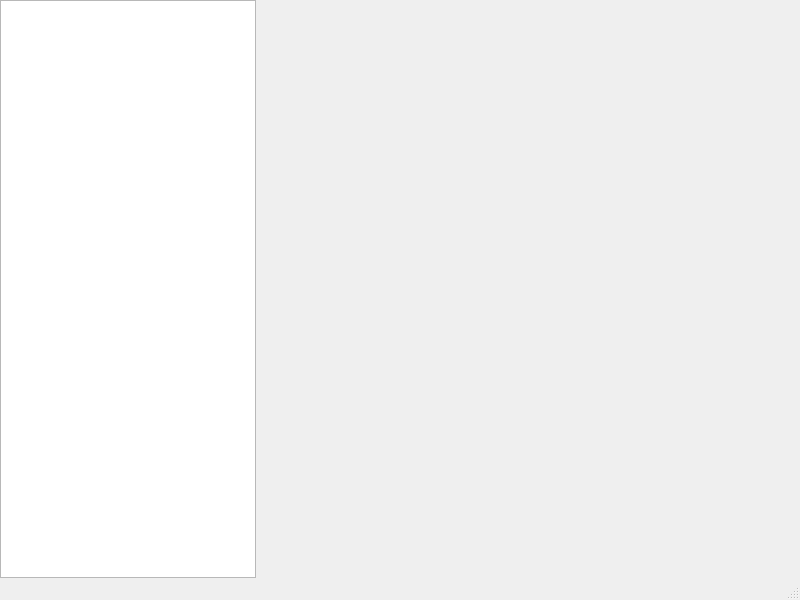
<?xml version="1.0" encoding="UTF-8"?>
<ui version="4.0">
 <class>MainWindow</class>
 <widget class="QMainWindow" name="MainWindow">
  <property name="geometry">
   <rect>
    <x>0</x>
    <y>0</y>
    <width>800</width>
    <height>600</height>
   </rect>
  </property>
  <property name="windowTitle">
   <string>QuakeSee</string>
  </property>
  <widget class="QWidget" name="centralwidget">
   <layout class="QHBoxLayout" name="horizontalLayout">
    <property name="spacing">
     <number>0</number>
    </property>
    <property name="leftMargin">
     <number>0</number>
    </property>
    <property name="topMargin">
     <number>0</number>
    </property>
    <property name="rightMargin">
     <number>0</number>
    </property>
    <property name="bottomMargin">
     <number>0</number>
    </property>
    <item>
     <widget class="TreeOptions" name="tree_options">
      <property name="sizePolicy">
       <sizepolicy hsizetype="Minimum" vsizetype="Expanding">
        <horstretch>0</horstretch>
        <verstretch>0</verstretch>
       </sizepolicy>
      </property>
      <property name="tabKeyNavigation">
       <bool>false</bool>
      </property>
      <attribute name="headerVisible">
       <bool>false</bool>
      </attribute>
     </widget>
    </item>
    <item>
     <widget class="QStackedWidget" name="stacked_main">
      <property name="sizePolicy">
       <sizepolicy hsizetype="Expanding" vsizetype="Preferred">
        <horstretch>0</horstretch>
        <verstretch>0</verstretch>
       </sizepolicy>
      </property>
      <property name="currentIndex">
       <number>4</number>
      </property>
      <widget class="SearchByMaps" name="search_by_maps"/>
      <widget class="About" name="about_references"/>
      <widget class="About" name="about_howtocontribute"/>
      <widget class="About" name="about_thisprogram"/>
      <widget class="LoadDataWaveforms" name="load_data_waveforms"/>
     </widget>
    </item>
   </layout>
  </widget>
  <widget class="QMenuBar" name="menubar">
   <property name="geometry">
    <rect>
     <x>0</x>
     <y>0</y>
     <width>800</width>
     <height>24</height>
    </rect>
   </property>
  </widget>
  <widget class="QStatusBar" name="statusbar"/>
 </widget>
 <customwidgets>
  <customwidget>
   <class>SearchByMaps</class>
   <extends>QWidget</extends>
   <header>main_widgets.search_by_maps</header>
   <container>1</container>
  </customwidget>
  <customwidget>
   <class>TreeOptions</class>
   <extends>QTreeView</extends>
   <header>widgets.treeoptions</header>
  </customwidget>
  <customwidget>
   <class>About</class>
   <extends>QWidget</extends>
   <header>widgets.about</header>
   <container>1</container>
  </customwidget>
  <customwidget>
   <class>LoadDataWaveforms</class>
   <extends>QWidget</extends>
   <header>main_widgets.load_data_waveforms</header>
   <container>1</container>
  </customwidget>
 </customwidgets>
 <resources/>
 <connections/>
</ui>
